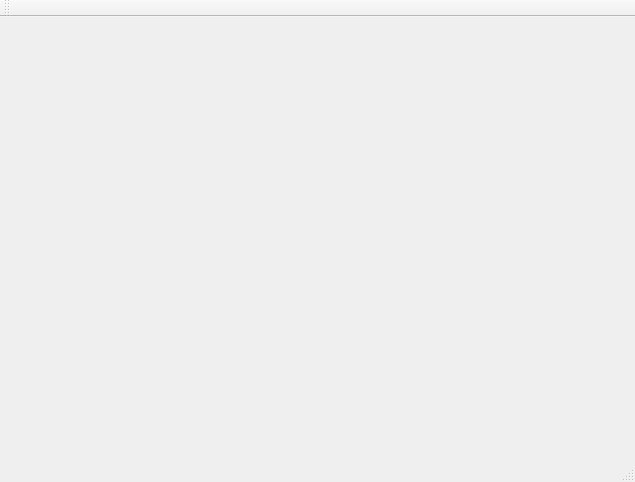
<?xml version="1.0" encoding="UTF-8"?>
<ui version="4.0">
 <class>MainWindow</class>
 <widget class="QMainWindow" name="MainWindow">
  <property name="geometry">
   <rect>
    <x>0</x>
    <y>0</y>
    <width>635</width>
    <height>482</height>
   </rect>
  </property>
  <property name="windowTitle">
   <string>MainWindow</string>
  </property>
  <widget class="QWidget" name="centralWidget">
   <layout class="QGridLayout" name="gridLayout">
    <item row="0" column="0">
     <widget class="QGCMapTool" name="widget" native="true"/>
    </item>
   </layout>
  </widget>
  <widget class="QMenuBar" name="menuBar">
   <property name="geometry">
    <rect>
     <x>0</x>
     <y>0</y>
     <width>635</width>
     <height>23</height>
    </rect>
   </property>
  </widget>
  <widget class="QToolBar" name="mainToolBar">
   <attribute name="toolBarArea">
    <enum>TopToolBarArea</enum>
   </attribute>
   <attribute name="toolBarBreak">
    <bool>false</bool>
   </attribute>
  </widget>
  <widget class="QStatusBar" name="statusBar"/>
 </widget>
 <layoutdefault spacing="6" margin="11"/>
 <customwidgets>
  <customwidget>
   <class>QGCMapTool</class>
   <extends>QWidget</extends>
   <header location="global">QGCMapTool.h</header>
   <container>1</container>
  </customwidget>
 </customwidgets>
 <resources/>
 <connections/>
</ui>
